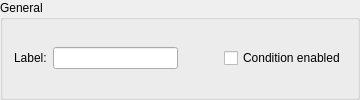
        <widget class="QGroupBox" name="groupBoxGeneral">
         <property name="title">
          <string>General</string>
         </property>
         <layout class="QGridLayout" name="gridLayout_9">
          <item row="0" column="5">
           <widget class="QCheckBox" name="checkEnabled">
            <property name="text">
             <string>Condition enabled</string>
            </property>
           </widget>
          </item>
          <item row="0" column="1">
           <widget class="QLineEdit" name="lineSummary">
            <property name="sizePolicy">
             <sizepolicy hsizetype="Preferred" vsizetype="Fixed">
              <horstretch>0</horstretch>
              <verstretch>0</verstretch>
             </sizepolicy>
            </property>
            <property name="font">
             <font>
              <family>Courier New</family>
             </font>
            </property>
            <property name="text">
             <string/>
            </property>
            <property name="maxLength">
             <number>26</number>
            </property>
            <property name="placeholderText">
             <string/>
            </property>
           </widget>
          </item>
          <item row="0" column="2">
           <spacer name="horizontalSpacer_5">
            <property name="orientation">
             <enum>Qt::Horizontal</enum>
            </property>
            <property name="sizeHint" stdset="0">
             <size>
              <width>40</width>
              <height>20</height>
             </size>
            </property>
           </spacer>
          </item>
          <item row="0" column="0">
           <widget class="QLabel" name="label_2">
            <property name="text">
             <string>Label:</string>
            </property>
           </widget>
          </item>
         </layout>
        </widget>
